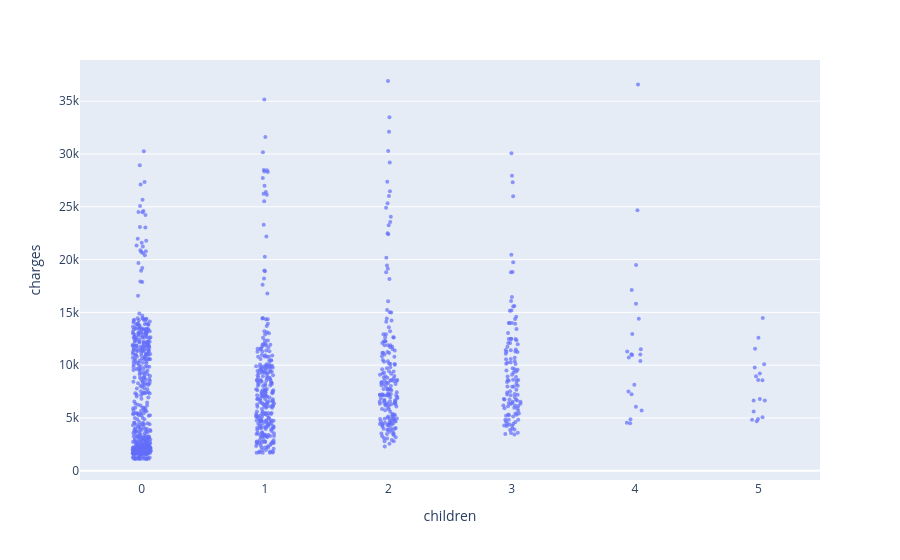

This figure's notebook cell:
### Code cell
fig = px.strip(non_smoker_df, x = "children", y = "charges", title = "")
fig.update_traces(marker_size=4, marker_opacity=0.7)
fig.show()

### Figure 1 — Plotly figure (JSON) as saved in the notebook; plotly's stock layout.template omitted (floating-point values rounded to 4 significant figures; data arrays with more than 128 entries replaced by an {"elided": "..."} marker saying what was removed)
{"data": [{"alignmentgroup": "True", "boxpoints": "all", "fillcolor": "rgba(255,255,255,0)", "hoveron": "points", "hovertemplate": "children=%{x}<br>charges=%{y}<extra></extra>", "legendgroup": "", "line": {"color": "rgba(255,255,255,0)"}, "marker": {"color": "#636efa", "opacity": 0.7, "size": 4}, "name": "", "offsetgroup": "", "orientation": "v", "pointpos": 0, "showlegend": false, "type": "box", "x": {"elided": "1064 int values"}, "x0": " ", "xaxis": "x", "y": {"elided": "1064 float values"}, "y0": " ", "yaxis": "y"}], "layout": {"boxmode": "group", "legend": {"tracegroupgap": 0}, "margin": {"t": 60}, "xaxis": {"anchor": "y", "domain": [0, 1], "title": {"text": "children"}}, "yaxis": {"anchor": "x", "domain": [0, 1], "title": {"text": "charges"}}}}
